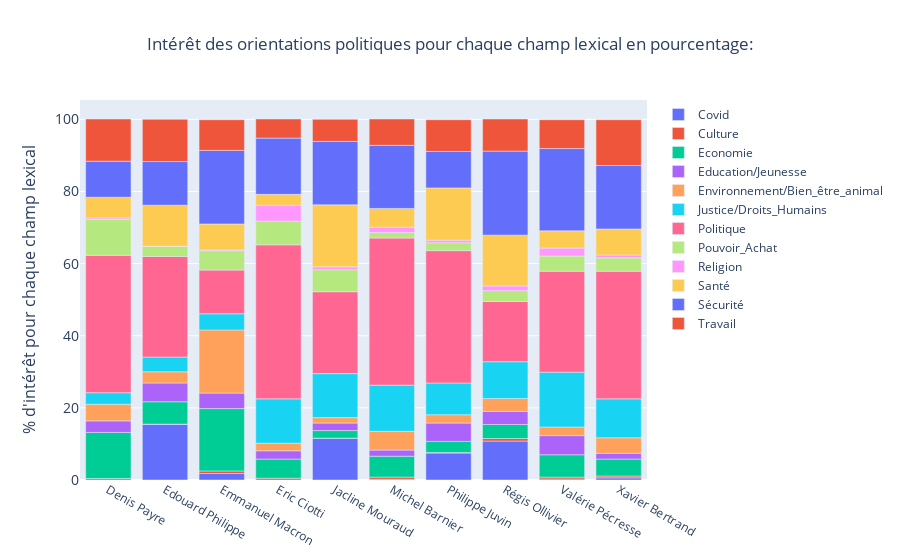

Notebook code cell kept with this figure:
### Code cell
bar_chart_stack_100(based_on="droite")

### Figure 1 — Plotly figure (JSON) as saved in the notebook; plotly's stock layout.template omitted (floating-point values rounded to 4 significant figures)
{"data": [{"name": "Covid", "type": "bar", "x": ["Denis Payre", "Edouard Philippe", "Emmanuel Macron", "Eric Ciotti", "Jacline Mouraud", "Michel Barnier", "Philippe Juvin", "Régis Ollivier", "Valérie Pécresse", "Xavier Bertrand"], "y": [0.4, 15.5, 1.8, 0, 11.6, 0.2, 7.5, 10.8, 0.3, 0.6]}, {"name": "Culture", "type": "bar", "x": ["Denis Payre", "Edouard Philippe", "Emmanuel Macron", "Eric Ciotti", "Jacline Mouraud", "Michel Barnier", "Philippe Juvin", "Régis Ollivier", "Valérie Pécresse", "Xavier Bertrand"], "y": [0, 0, 0.7, 0.5, 0, 0.6, 0.1, 0.7, 0.5, 0.5]}, {"name": "Economie", "type": "bar", "x": ["Denis Payre", "Edouard Philippe", "Emmanuel Macron", "Eric Ciotti", "Jacline Mouraud", "Michel Barnier", "Philippe Juvin", "Régis Ollivier", "Valérie Pécresse", "Xavier Bertrand"], "y": [12.8, 6.2, 17.3, 5.3, 2.1, 5.8, 3.1, 3.9, 6.2, 4.7]}, {"name": "Education/Jeunesse", "type": "bar", "x": ["Denis Payre", "Edouard Philippe", "Emmanuel Macron", "Eric Ciotti", "Jacline Mouraud", "Michel Barnier", "Philippe Juvin", "Régis Ollivier", "Valérie Pécresse", "Xavier Bertrand"], "y": [3.2, 5.2, 4.3, 2.3, 2.1, 1.7, 5.1, 3.6, 5.3, 1.6]}, {"name": "Environnement/Bien_être_animal", "type": "bar", "x": ["Denis Payre", "Edouard Philippe", "Emmanuel Macron", "Eric Ciotti", "Jacline Mouraud", "Michel Barnier", "Philippe Juvin", "Régis Ollivier", "Valérie Pécresse", "Xavier Bertrand"], "y": [4.6, 3.1, 17.5, 2.1, 1.5, 5.2, 2.3, 3.6, 2.4, 4.3]}, {"name": "Justice/Droits_Humains", "type": "bar", "x": ["Denis Payre", "Edouard Philippe", "Emmanuel Macron", "Eric Ciotti", "Jacline Mouraud", "Michel Barnier", "Philippe Juvin", "Régis Ollivier", "Valérie Pécresse", "Xavier Bertrand"], "y": [3.2, 4.1, 4.5, 12.3, 12.2, 12.8, 8.8, 10.2, 15.2, 10.8]}, {"name": "Politique", "type": "bar", "x": ["Denis Payre", "Edouard Philippe", "Emmanuel Macron", "Eric Ciotti", "Jacline Mouraud", "Michel Barnier", "Philippe Juvin", "Régis Ollivier", "Valérie Pécresse", "Xavier Bertrand"], "y": [38.1, 27.9, 12.1, 42.7, 22.7, 40.8, 36.7, 16.7, 28, 35.4]}, {"name": "Pouvoir_Achat", "type": "bar", "x": ["Denis Payre", "Edouard Philippe", "Emmanuel Macron", "Eric Ciotti", "Jacline Mouraud", "Michel Barnier", "Philippe Juvin", "Régis Ollivier", "Valérie Pécresse", "Xavier Bertrand"], "y": [10, 2.8, 5.4, 6.6, 6.1, 1.5, 2.2, 3, 4.2, 3.7]}, {"name": "Religion", "type": "bar", "x": ["Denis Payre", "Edouard Philippe", "Emmanuel Macron", "Eric Ciotti", "Jacline Mouraud", "Michel Barnier", "Philippe Juvin", "Régis Ollivier", "Valérie Pécresse", "Xavier Bertrand"], "y": [0.4, 0, 0.2, 4.4, 0.8, 1.5, 0.7, 1.3, 2.2, 0.8]}, {"name": "Santé", "type": "bar", "x": ["Denis Payre", "Edouard Philippe", "Emmanuel Macron", "Eric Ciotti", "Jacline Mouraud", "Michel Barnier", "Philippe Juvin", "Régis Ollivier", "Valérie Pécresse", "Xavier Bertrand"], "y": [5.7, 11.4, 7.2, 3, 17.2, 5.2, 14.5, 14.1, 4.8, 7.2]}, {"name": "Sécurité", "type": "bar", "x": ["Denis Payre", "Edouard Philippe", "Emmanuel Macron", "Eric Ciotti", "Jacline Mouraud", "Michel Barnier", "Philippe Juvin", "Régis Ollivier", "Valérie Pécresse", "Xavier Bertrand"], "y": [10, 12.1, 20.4, 15.6, 17.6, 17.5, 10.1, 23.3, 22.8, 17.6]}, {"name": "Travail", "type": "bar", "x": ["Denis Payre", "Edouard Philippe", "Emmanuel Macron", "Eric Ciotti", "Jacline Mouraud", "Michel Barnier", "Philippe Juvin", "Régis Ollivier", "Valérie Pécresse", "Xavier Bertrand"], "y": [11.7, 11.7, 8.5, 5.3, 6.1, 7.3, 8.8, 8.9, 8, 12.7]}], "layout": {"barmode": "relative", "title": {"text": "Intérêt des orientations politiques pour chaque champ lexical en pourcentage:", "x": 0.5}, "yaxis": {"tickfont": {"size": 14}, "title": {"font": {"size": 16}, "text": "% d'intérêt pour chaque champ lexical"}}}}
